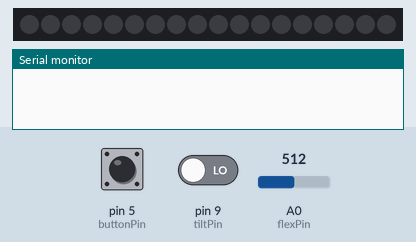
This sketch was run on a simulated Arduino Uno, built with avr-gcc and run on an emulated ATmega328P. Shown: 18 RGB LEDs in strip order, left to right, the last lines printed to the serial monitor. Inputs (shaded band) come from the test bench; at power-on: pin 5 (buttonPin) LOW, A0 (flexPin) = 512, pin 9 (tiltPin) LOW. Dim RGB values are drawn brighter than linear.

Above: at 0.8 s.
0.9 s: pin 5 (buttonPin) pulled HIGH for 0.15 s
At 3.57 s:
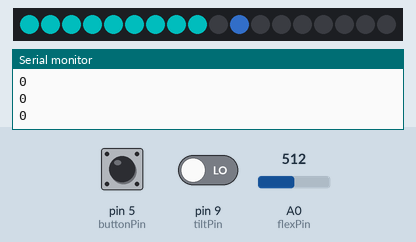
4.0 s: A0 (flexPin) set to 245
At 4.47 s:
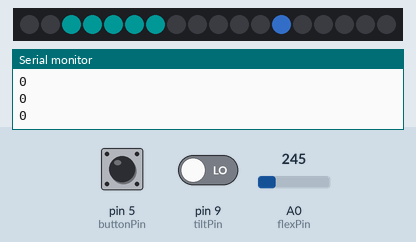
5.7 s: pin 5 (buttonPin) pulled HIGH for 1 s
At 7.4 s:
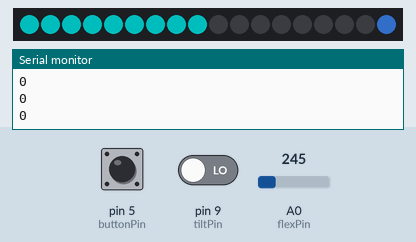
Timing chart, 0 to 8.9 s (numbered marks = the images above; inputs shaded):
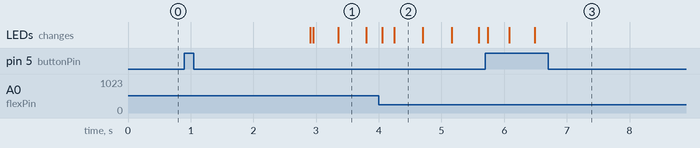

Measured:
- after the input at 0.9 s, the LEDs: first change after 2.0 s (image 1 shows a later state)
- what the display in image 1 shows lasts 0.4 s, from 3.4 s to 3.8 s
- what the display in image 2 shows lasts 0.5 s, from 4.2 s to 4.7 s

The sketch:

Prototype_2__flexsensor_glove___base_V2.ino
```cpp
#include "FastLED.h"

FASTLED_USING_NAMESPACE

#define DATA_PIN    A5
#define LED_TYPE    WS2812B
#define COLOR_ORDER GRB
#define NUM_LEDS   18
int NUM_LEDS_GUIDE = 9;
int NUM_LEDS_FEEDBACK = 9;

CRGB leds[NUM_LEDS];

#define BRIGHTNESS          100
#define FRAMES_PER_SECOND  120

// buttondebounce
int buttonState;             // the current reading from the input pin
int lastButtonState = LOW;   // the previous reading from the input pin
unsigned long lastTime = millis();
// the following variables are unsigned longs because the time, measured in
// milliseconds, will quickly become a bigger number than can be stored in an int.
unsigned long lastDebounceTime = 0;  // the last time the output pin was toggled
unsigned long debounceDelay = 25;    // the debounce time; increase if the output flickers


//pins
int buttonPin = 5;
int flexPin = A0;
int tiltPin = 9;

//values for the flexing
int flexValue = 0;                // the average
int offset;
int startValue;

//smoothing
const int numReadings = 10;
int readings[numReadings];      // the readings from the analog input
int readIndex = 0;              // the index of the current reading
int total = 0;                  // the running total

// lightvariables
int fade;
int brightness = 0;
int brightnessDirection = 0;
unsigned long lastUpdate = millis();
int colorValue = 110;
int guideLocation = 0;
int guideDirection = 1;
bool guideHalt = 0;
unsigned long lastStepTime;

// progress variables
int exerciseCount = 0;
unsigned long exerciseTimeout = 1000 * 60 * 20; // milliseconds * seconds * minutes
unsigned long lastExercise;
unsigned long lastLightUpdateTime = 0;

// Tweaking parameters
int flexThreshold = 10; // threshold which the user can flex the wrist before correction starts.
int lightSpeed = 20; // delay in the scanning/achievement function.
int exerciseGoal = 20; // goal
int exerciseTime = 8; // seconds, total time, so /2 for one way
int intermediateTime = 3000; // milliseconds between exercises.

void setup() {
  // initialize serial communication with computer:
  Serial.begin(9600);

  // Setup Fastled

  FastLED.addLeds<LED_TYPE, DATA_PIN, COLOR_ORDER>(leds, NUM_LEDS).setCorrection(TypicalLEDStrip);
  FastLED.setBrightness(BRIGHTNESS);
  FastLED.clear();
  pinMode(tiltPin, INPUT);
  pinMode(buttonPin, INPUT);
  FastLED.show();

  // Input the startValue with buttonPress.
  while (1) {
    if (digitalRead(buttonPin)) {
      startValue = analogRead (flexPin);
      break;
    }
  }
  delay(2000);
  // initialize all the readings to 0:
  for (int thisReading = 0; thisReading < numReadings; thisReading++) {
    readings[thisReading] = 0;
  }
}

void loop() {
  Serial.println(digitalRead(tiltPin));
  flexSensor();
  lightRhytm();

  feedbackLight1();
  feedbackLight2();
  if (tiltRead() && guideHalt == 1 ) {
    lightTrace();
    guideHalt = 0;

  }

  // resetExercise();

  if (exerciseCount >= 20) {
    //   do something
  }
  resetGame();

}

void feedbackLight1() {

  int offsetStrength;
  int offsetNumber;


  if (offset >= 15) {
    offsetStrength = map(offset, 15, 100, 0, 110);
    offsetNumber = map(offset, 10, 100, 0, 4);

  }
  else {
    offsetStrength = 0;
    offsetNumber = 0;
  }

  if (offsetNumber > 4) {
    offsetNumber = 4;
  }
  if (millis() - lastLightUpdateTime >= 100) {
    lastLightUpdateTime = millis();
    Serial.println(offsetNumber);
    if (offsetNumber > 0) {
      colorValue = 110 - offsetStrength;
      if (colorValue < 0) {
        colorValue = 0;
      }
      for (int i = 1; i <= offsetNumber; i++) {
        fill_solid(leds + 4 - i, 1, CHSV(colorValue, 255, 100));
        fill_solid(leds + 4 + i, 1, CHSV(colorValue, 255, 100));
        fill_solid(leds + 4, 1, CHSV(colorValue, 255, 100));
      }
      if (offsetNumber < 4) {
        for (int i = 0; i < 4 - offsetNumber; i++) {
          fill_solid(leds + NUM_LEDS_FEEDBACK - i - 1, 1, CRGB(0, 0, 0));
          fill_solid(leds + i, 1, CRGB(0, 0, 0));
        }
      }
    }
    else {
      fill_solid(leds, NUM_LEDS_FEEDBACK, CRGB(0, 0, 0));
      fill_solid(leds + 4, 1, CHSV(110, 255, 100));;
    }

  }

  FastLED.show();
}

void feedbackLight2() {

  int offsetStrength;
  int offsetNumber;
  fill_solid(leds, NUM_LEDS_FEEDBACK, CRGB(0, 200, 200));

  if (offset >= 10) {
    offsetStrength = map(offset, 10, 100, 0, 255);
    offsetNumber = map(offset, 10, 100, 0, 4);

  }
  else {
    offsetStrength = 0;
    offsetNumber = 0;
  }
  if (offsetStrength >= 255) {
    offsetStrength = 255;
  }
  if (offsetNumber > 4) {
    offsetNumber = 4;
  }

  //fadeToBlackBy(leds, NUM_LEDS_FEEDBACK, offsetStrength);

  if (offsetNumber > 0) {

    for (int i = 0; i < offsetNumber; i++) {
      fill_solid(leds + i, 1, CRGB(0, 0, 0));
      fill_solid(leds + NUM_LEDS_FEEDBACK - i - 1, 1, CRGB(0, 0, 0));
    }
  }
  fadeToBlackBy(leds, NUM_LEDS_FEEDBACK, offsetStrength);


  FastLED.show();

}

void resetGame() {

  if (digitalRead(buttonPin)) {
    startValue = analogRead (flexPin);
    exerciseCount = 0;
  }

}

void resetExercise() {
  if (millis() - lastExercise >= exerciseTimeout) {

    exerciseCount = 0;
    lastExercise = millis();
  }

}
void flexSensor() {

  // subtract the last reading:
  total = total - readings[readIndex];
  // read from the sensor:
  readings[readIndex] = analogRead(flexPin);
  // add the reading to the total:
  total = total + readings[readIndex];
  // advance to the next position in the array:
  readIndex = readIndex + 1;

  // if we're at the end of the array...
  if (readIndex >= numReadings) {
    // ...wrap around to the beginning:
    readIndex = 0;
  }
  // resetting 0 value
  if (digitalRead(buttonPin) == HIGH) {
    startValue = analogRead (flexPin);
  }

  // calculate the average:
  flexValue = total / numReadings;

  // calculate postive offset value
  offset = sqrt((startValue - flexValue) * (startValue - flexValue));
  // send it to the computer as ASCII digits

  // plotting stuff
  // Serial.print(flexValue);
  // Serial.print(",");
  //Serial.println(offset);
  // delay(10);        // delay in between reads for stability


}
void lightRhytm() {

  if (millis() - lastStepTime >= 0.5 * exerciseTime * 1000 / NUM_LEDS_GUIDE) {
    lastStepTime = millis();

    // rgb light blue-ish 64,141,255
    if (!guideHalt) {
       fill_solid(leds + NUM_LEDS_FEEDBACK, NUM_LEDS_GUIDE, CRGB::Black);
      //fadeToBlackBy(leds + NUM_LEDS_FEEDBACK, NUM_LEDS_GUIDE, 150);
      fill_solid(leds + NUM_LEDS_FEEDBACK + guideLocation, 1, CRGB(64, 141, 255));

      FastLED.show();
    }
    if (guideHalt && guideLocation == NUM_LEDS_GUIDE) {
      // do nothing
    //  fadeToBlackBy(leds + NUM_LEDS_FEEDBACK, NUM_LEDS_GUIDE, 150);
       fill_solid(leds + NUM_LEDS_FEEDBACK + guideLocation, 1, CRGB(64, 141, 255));
      Serial.println("halt");
    }
    else if (guideDirection == 1) {
      guideLocation++;
      if (guideLocation == NUM_LEDS_GUIDE ) {
        guideHalt = 1;
        if (guideLocation == NUM_LEDS_GUIDE) {
          guideDirection = -1;
        }
      }
    } else if (guideDirection == -1) {
      guideLocation--;
      if (guideLocation == 0) {
        guideDirection = 1;
        // delay(intermediateTime);  // small delay before going again    }
      }


      //fill_solid(leds,21,CHSV(i,255,255));


    }

  }
}

boolean tiltRead() {
  bool returnValue = false;
  int reading = digitalRead(tiltPin);
  if (reading != lastButtonState) {
    // reset the debouncing timer
    lastDebounceTime = millis();
  }

  lastButtonState = reading;

  if ((millis() - lastDebounceTime) > debounceDelay) {

    if (reading != buttonState) {
      buttonState = reading;

      if (buttonState == HIGH) {

        returnValue = true;

        lastExercise = millis();
        exerciseCount++; // add a count to the exercise
      }
    }
  }
  return returnValue;

}

void lightTrace() {
  for (int j = 0; j < 3; j++) {
    for (int i = 0; i <= NUM_LEDS_FEEDBACK - 1 ; i++) {
      fadeToBlackBy(leds, NUM_LEDS_FEEDBACK, 70);
      fill_solid(leds + i , 1, CHSV(49, 94, 100));
      FastLED.show();
      delay(lightSpeed);
    }
    for (int i = NUM_LEDS_FEEDBACK - 1 ; i >= 0; i--) {
      fadeToBlackBy(leds, NUM_LEDS_FEEDBACK, 70);
      fill_solid(leds + i , 1, CHSV(49, 94, 100));
      FastLED.show();
      delay(lightSpeed);
    }
  }
}
```
